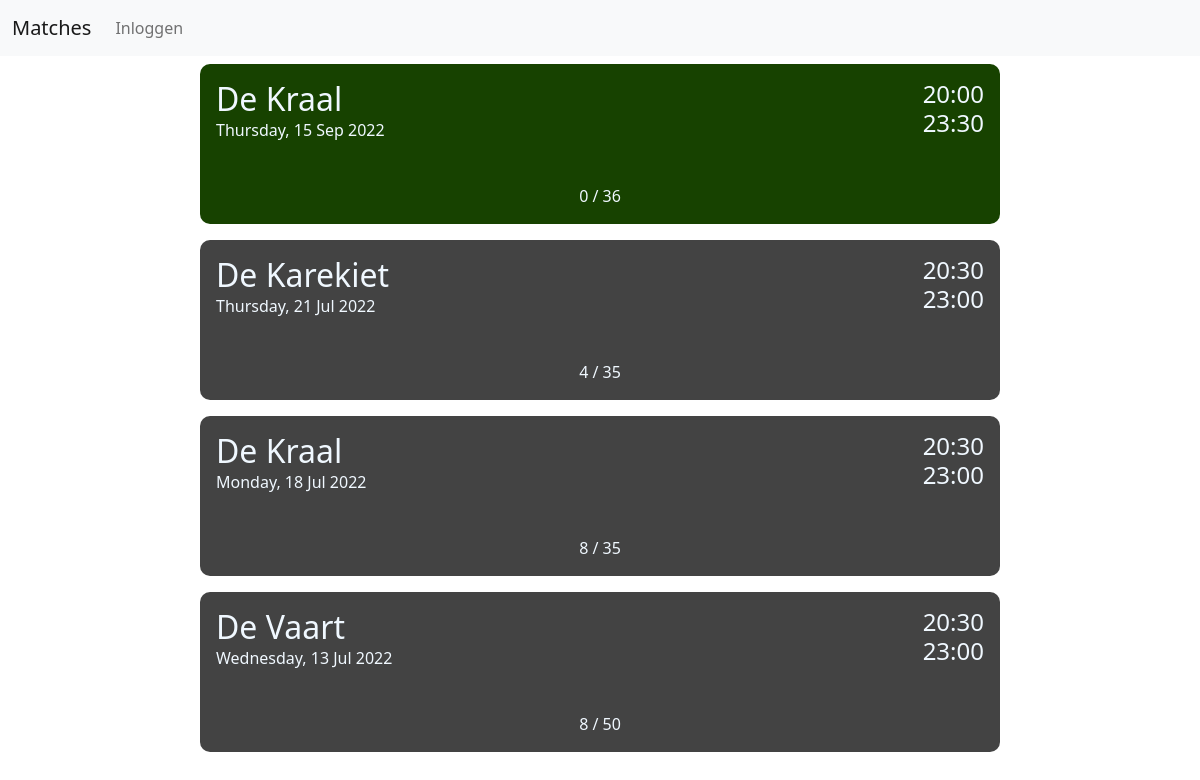
Screenshot of /matches with the database file from the repository.
### tables this page shows
CREATE TABLE MATCHDAYS ([id] INTEGER PRIMARY KEY,[date] text, [starttime] text, [endtime] text, [location] text, [max] int, [status] text, [price] text, [password] text, [note] text);

### Program.py (the view, shortened to what this page needs)
    @app.route('/matches', methods=['GET', 'POST'])
    def matches():
        message = request.args["message"] if "message" in request.args else ""
        logged_in = current_user.is_authenticated
        match_list = list(Functions.getData("match").values())
        match_list.sort(key=lambda row: (row[0]))
        match_list = [ i + [datetime.datetime(int(i[0][:4]), int(i[0][4:6]), int(i[0][6:]), 0, 0).strftime("%A, %d %b %Y").title()] for i in match_list]
        return render_template('matches.html', list=match_list[::-1], n_list=len(match_list), message=message, logged_in = logged_in)

### templates/matches.html (shortened to what this page needs)
{% extends 'layout.html' %}
{% block body %}
<link rel="stylesheet" href="../static/matches.css">
<div class="container-fluid">
    <div class="one">
        {% for i in range(n_list) %}
        <form id="{{list[i][0]}}" method="POST" action="">
            <div class="matches">
                <div id="{{ list[i][0] }}" class={{"card-" + list[i][5]}} name="cardname" onclick="document.getElementById('{{list[i][0]}}').submit();">
                    <div class="header">
                        <div>
                            <h2 class="title">{{ list[i][3] }}</h2>
                            <p class="date">{{ list[i][10] }}</p>
                        </div>
                        <div class="time">
                            <h4 class="stamp">{{ list[i][1] }}</h4>
                            <h4 class="stamp">{{ list[i][2] }}</h4>
                        </div>
                    </div>
                    <div class="participants">
                        <p>{{ list[i][9] }} / {{ list[i][4] }}</p>
                    </div>
                </div>
            </div>
        </form>
        {% endfor %}
    </div>
</div>
{% endblock %}

### templates/layout.html (shortened to what this page needs)
<!doctype html>
<html lang="en">
  <head>
    <link href="https://cdn.jsdelivr.net/npm/bootstrap@5.2.0/dist/css/bootstrap.min.css" rel="stylesheet">
  </head>
  <body>
    {% include 'navbar.html' %}
    {% block body %}{% endblock %}
  </body>
</html>

### templates/navbar.html (shortened to what this page needs)
<nav class="navbar navbar-expand-lg bg-light">
  <div class="container-fluid">
    <a class="navbar-brand" href="/matches">Matches</a>
    <div class="collapse navbar-collapse" id="navbarSupportedContent">
      <ul class="navbar-nav me-auto mb-2 mb-lg-0">
        {% if current_user.is_authenticated %}
        <li class="nav-item">
          <a class="nav-item nav-link" href="/adminregistration">Registreer nieuwe admin</a>
        </li>
        <li class="nav-item">
          <a class="nav-item nav-link" href="/logout">Uitloggen</a>
        </li>
        {% else %}
        <li class="nav-item">
          <a class="nav-item nav-link" href="/admin">Inloggen</a>
        </li>
        {% endif %}
    </div>
  </div>
</nav>

### static/matches.css (style rules this page uses)
.matches { display: flex; justify-content: center; }
.one { max-width:50rem; margin: 0 auto; }
.card-open { background-color: rgb(23, 66, 0); color: aliceblue; height: 10rem; width: 50rem; border-radius: 10px; display: flex; flex-direction: column; justify-content: space-between; margin: 0.5rem 0; transition: 0.3s; }
.card-ended { background-color: rgb(67, 67, 67); color: aliceblue; height: 10rem; width: 50rem; border-radius: 10px; display: flex; flex-direction: column; justify-content: space-between; margin: 0.5rem 0; transition: 0.3s; }
.title { margin: 1rem 1rem 0 1rem; }
.header { display: flex; justify-content: space-between; }
.time { display: flex; flex-direction: column; margin: 1em; }
.stamp { margin: 0; }
.date { margin: 0 0 0 1rem; }
.participants { display: flex; justify-content: center; }

### rows the page displays
MATCHDAYS: location "De Kraal", starttime "20:00", endtime "23:30"
MATCHDAYS: location "De Karekiet", starttime "20:30", endtime "23:00"
MATCHDAYS: location "De Kraal", starttime "20:30", endtime "23:00"
MATCHDAYS: location "De Vaart", starttime "20:30", endtime "23:00"

### other values shown
{{ list[i][10] }} "Thursday, 15 Sep 2022" "Thursday, 21 Jul 2022" "Monday, 18 Jul 2022" "Wednesday, 13 Jul 2022"
{{ list[i][9] }} "0" "4" "8" "8"
{{ list[i][4] }} "36" "35" "35" "50"
